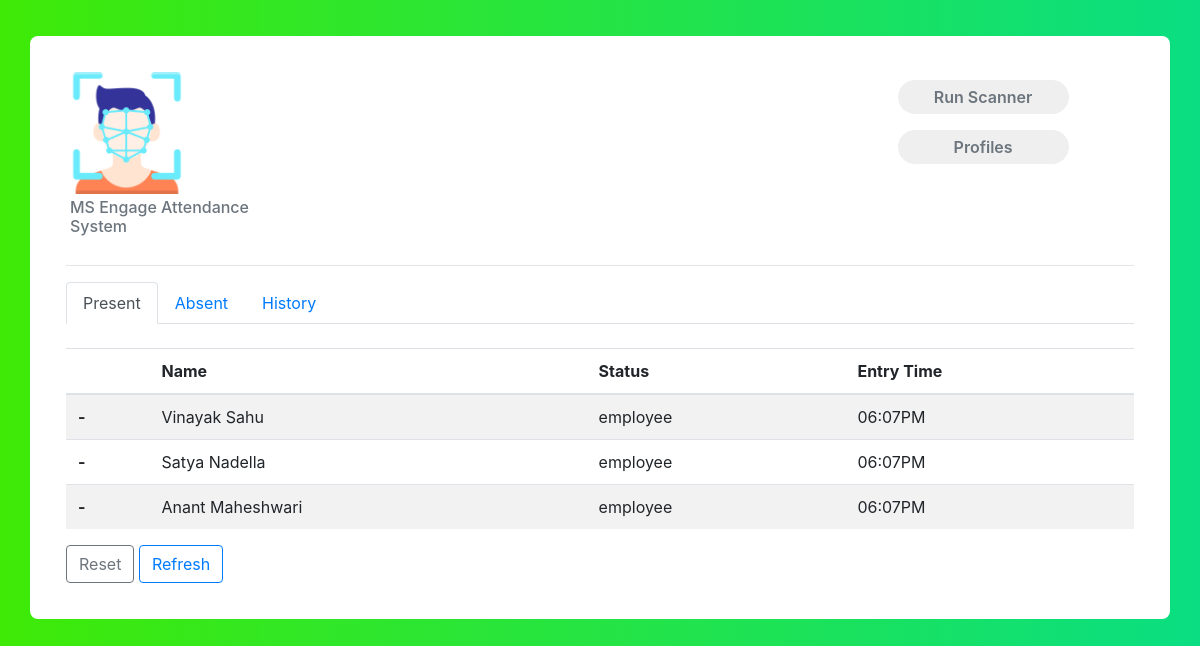
The page / on the database its author committed.
### core/models.py (models this page shows, shortened)
class Profile(models.Model):
    first_name = models.CharField(max_length=70)
    last_name = models.CharField(max_length=70)
    date = models.DateField()
    phone = models.BigIntegerField()
    email = models.EmailField()
    ranking = models.IntegerField()
    profession = models.CharField(max_length=200)
    status = models.CharField(choices=types,max_length=20,null=True,blank=False,default='employee')
    present = models.BooleanField(default=False)
    image = models.ImageField()
    updated = models.DateTimeField(auto_now=True)
    shift = models.TimeField()

### core/views.py (the view)
# urls.py: path('', index, name= 'index'),
def index(request):
    scanned = LastFace.objects.all().order_by('date').reverse()
    present = Profile.objects.filter(present=True).order_by('updated').reverse()
    absent = Profile.objects.filter(present=False).order_by('shift')
    context = {
        'scanned': scanned,
        'present': present,
        'absent': absent,
    }
    return render(request, 'core/index.html', context)

### core/templates/core/index.html (shortened to what this page needs)
{% extends "core/base.html" %}
{% load static %}
{% block content %}
<div class="container emp-profile">
    <div class="row">
        <div class="col-md-3">
            <img src="{% static 'img/fcicon.png'%}" alt="" width="50%">
            <h6 class="text-muted p-1"> MS Engage Attendance System</h6>
        </div>
        <div class="col-md-6">
        </div>
        <div class="col-md-3">
            <a target="_blank" class="scan" href="{% url 'details' %}"><input type="submit" class="profile-edit-btn m-2"
                    name="btnAddMore" value="Run Scanner" /></a>
            <a   href="{% url 'profiles' %}"><input type="submit" class="profile-edit-btn m-2 "
                        name="btnAddMore" value="Profiles" /></a>
        </div>
    </div>
    <hr>
    <ul class="nav nav-tabs" id="myTab" role="tablist">
        <li class="nav-item" role="presentation">
            <a class="nav-link active" id="present-tab" data-toggle="tab" href="#present" role="tab"
                aria-controls="home" aria-selected="true">Present</a>
        </li>
        <li class="nav-item" role="presentation">
            <a class="nav-link" id="absent-tab" data-toggle="tab" href="#absent" role="tab" aria-controls="profile"
                aria-selected="false">Absent</a>
        </li>
        <li class="nav-item" role="presentation">
            <a class="nav-link" id="history-tab" data-toggle="tab" href="#history" role="tab" aria-controls="contact"
                aria-selected="false">History</a>
        </li>
    </ul>
    <div class="tab-content" id="myTabContent">
        <br>
        <div class="tab-pane fade show active" id="present" role="tabpanel" aria-labelledby="home-tab">
            <table class="table table-striped ">
                <thead>
                    <tr>
                        <th scope="col"> </th>
                        <th scope="col">Name</th>
                        <th scope="col">Status</th>
                        <th scope="col">Entry Time</th>
                    </tr>
                </thead>
                <tbody>
                    {% for profile in present %}
                    <tr>
                        <th scope="row">-</th>
                        <td>{{profile.first_name}} {{profile.last_name}}</td>
                        <td>{{profile.status}}</td>
                        <td>{{profile.updated |date:"h:iA"}}</td>
                    </tr>
                    {% endfor%}
                </tbody>
            </table>
            <a href="{% url 'reset' %}"><button type="button" class="btn btn-outline-secondary">Reset</button></a>
            <a href="{% url 'index' %}"><button type="button" class="btn btn-outline-primary">Refresh</button></a>
        </div>
    </div>
</div>
{% endblock content %}

### core/templates/core/base.html (shortened to what this page needs)
{% load static %}
<html lang="en">
<head>
    <link rel="stylesheet" href="https://cdn.jsdelivr.net/npm/bootstrap@4.5.3/dist/css/bootstrap.min.css"
>
    <link href="//maxcdn.bootstrapcdn.com/bootstrap/4.1.1/css/bootstrap.min.css" rel="stylesheet" id="bootstrap-css">
    <link rel="stylesheet" href="{% static 'css/details.css' %}">
    <link rel="stylesheet" href="{% static 'css/body.css' %}">
</head>
<body>
    {% block content%}
    {% endblock content %}
</body>
</html>

### static/css/details.css (style rules this page uses)
.emp-profile { padding: 3%; margin-top: 3%; margin-bottom: 3%; border-radius: 0.5rem; background: #fff; }
.profile-edit-btn { border: none; border-radius: 1.5rem; width: 70%; padding: 2%; font-weight: 600; color: #6c757d; cursor: pointer; }

### static/css/body.css (style rules this page uses)
body { background: -webkit-linear-gradient(left, #3fea06, #0ade82); }

### rows shown on the page
Profile: first_name "Vinayak", last_name "Sahu", status "employee", updated "06:07PM"
Profile: first_name "Satya", last_name "Nadella", status "employee", updated "06:07PM"
Profile: first_name "Anant", last_name "Maheshwari", status "employee", updated "06:07PM"
